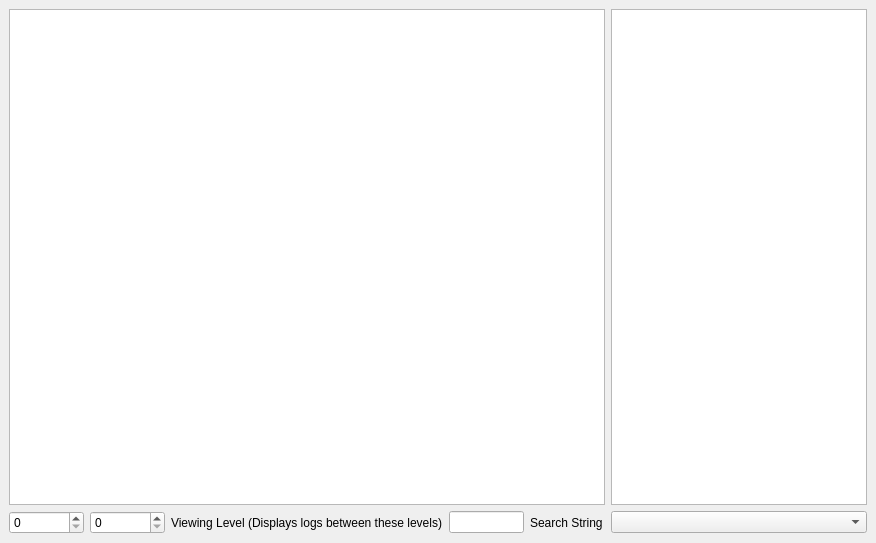
<?xml version="1.0" encoding="UTF-8"?>
<ui version="4.0">
 <class>UTLogWindow</class>
 <widget class="QMainWindow" name="UTLogWindow">
  <property name="geometry">
   <rect>
    <x>0</x>
    <y>0</y>
    <width>876</width>
    <height>543</height>
   </rect>
  </property>
  <property name="windowTitle">
   <string>MainWindow</string>
  </property>
  <widget class="QWidget" name="centralwidget">
   <layout class="QGridLayout" name="gridLayout">
    <item row="3" column="0">
     <widget class="QSpinBox" name="logLevelLowBox"/>
    </item>
    <item row="3" column="1">
     <widget class="QSpinBox" name="logLevelHighBox"/>
    </item>
    <item row="3" column="2">
     <widget class="QLabel" name="label">
      <property name="text">
       <string>Viewing Level (Displays logs between these levels)</string>
      </property>
     </widget>
    </item>
    <item row="3" column="3">
     <widget class="QLineEdit" name="searchString"/>
    </item>
    <item row="3" column="4">
     <widget class="QLabel" name="label_2">
      <property name="text">
       <string>Search String</string>
      </property>
     </widget>
    </item>
    <item row="3" column="5">
     <widget class="QComboBox" name="moduleBox"/>
    </item>
    <item row="2" column="0" colspan="5">
     <widget class="QTextBrowser" name="textBrowser">
      <property name="sizePolicy">
       <sizepolicy hsizetype="Expanding" vsizetype="Expanding">
        <horstretch>1</horstretch>
        <verstretch>1</verstretch>
       </sizepolicy>
      </property>
     </widget>
    </item>
    <item row="2" column="5">
     <widget class="QTextBrowser" name="memoryBlocks">
      <property name="horizontalScrollBarPolicy">
       <enum>Qt::ScrollBarAlwaysOff</enum>
      </property>
     </widget>
    </item>
   </layout>
  </widget>
 </widget>
 <resources/>
 <connections/>
</ui>
